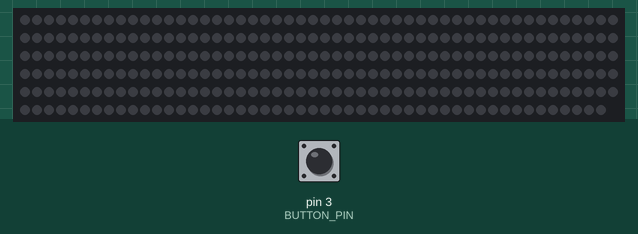
Bench run of a program on a simulated Arduino Nano, built with avr-gcc and run on an emulated ATmega328P. On the bench: 299 RGB LEDs in strip order, left to right, continuing on the next row. Inputs (shaded band) come from the test bench; at power-on: pin 3 (BUTTON_PIN) LOW. Dim RGB values are drawn brighter than linear; random numbers use the default seed unless the program sets one.

Above: at 1.2 s.
1.3 s: pin 3 (BUTTON_PIN) pulled HIGH for 3.2 s
At 4.73 s:
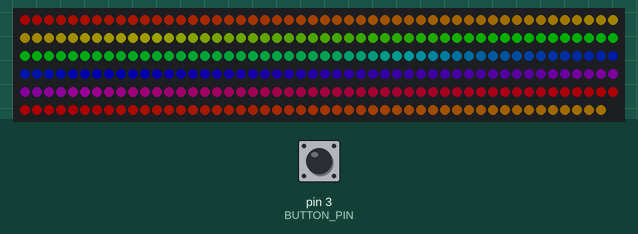
5.1 s: pin 3 (BUTTON_PIN) pulled HIGH for 0.15 s
At 5.64 s:
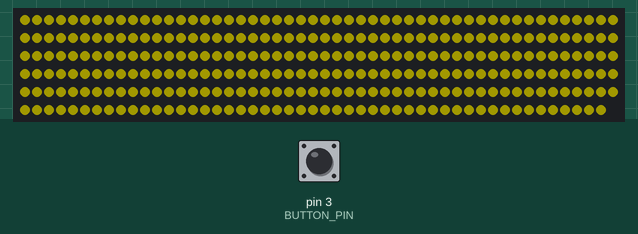
5.8 s: pin 3 (BUTTON_PIN) pulled HIGH for 1 s
At 7.3 s:
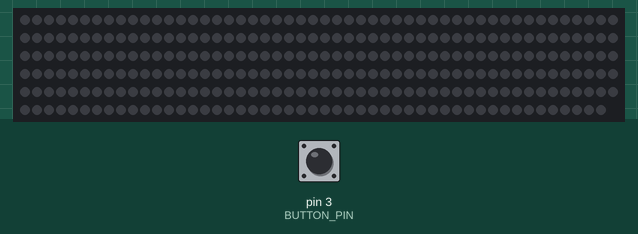
8.3 s: pin 3 (BUTTON_PIN) pulled HIGH for 0.15 s
10.3 s: pin 3 (BUTTON_PIN) pulled HIGH for 3.2 s
At 13.74 s:
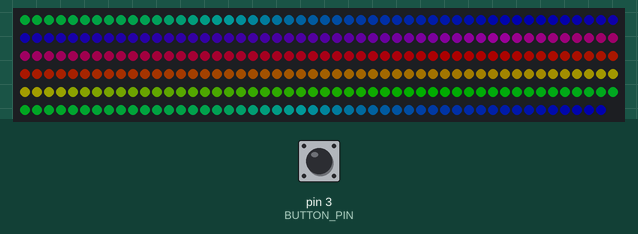
14.1 s: pin 3 (BUTTON_PIN) pulled HIGH for 0.15 s
At 14.66 s:
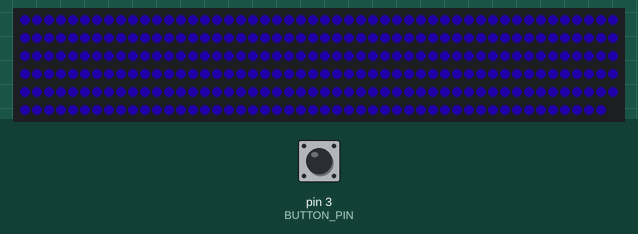
Timing chart, 0 to 17.1 s (numbered marks = the images above; inputs shaded):
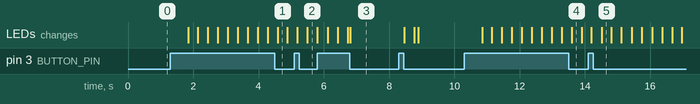

Measured:
- after the input at 1.3 s, the LEDs: first change after 0.54 s (image 1 shows a later state)
- after the input at 10.3 s, the LEDs: first change after 0.55 s (image 4 shows a later state)

The program:

main.cpp
```cpp
#include <Arduino.h>
#define FASTLED_INTERNAL
#include <FastLED.h>

/********Modes*******/
#define NUM_BASIC_MODES 4
#define BLAST_MODE 999
#define OFF_MODE 998
#define PEWPEW_MODE 997
#define CHANGE_MODE 996
#define SOLID_MODE 995
#define TWINKLE_MODE 994
#define SHIMMER_MODE 993
int mode = OFF_MODE;
/********************/


#define NUM_LEDS 299
#define LAST_LED 298
#define MODE_LED 294
#define LED_PIN 5
#define BUTTON_PIN 3

CRGB leds[NUM_LEDS] = {0};

uint8_t hue = 0;
uint8_t curHue = 0;

bool altSOS = true;
int spinLocation = 0;
bool shimmerOn = true;

unsigned long prevMillis = 0;
unsigned long startMillis = 0;
unsigned long fadeMillis = 0;

uint8_t currState = LOW;
uint8_t lastState = LOW;
uint8_t cycle = 0;

int rings[] = {25, 23, 23, 21, 20, 19, 19, 18, 19, 17, 17, 16, 15, 12, 12, 14, 9};
int breakpoints[18]= {0};

int ringsLength = 17;

void changeMode() {
  if(cycle == 1) {
    mode = OFF_MODE;
  } else if(cycle >= 7) {
    mode = 0;
  } else if (cycle == 4) {
    mode = PEWPEW_MODE;
    FastLED.clear();
  } else if (cycle == 5) {
    mode = SOLID_MODE;
    FastLED.clear();
  } else if (cycle == 2) {
    FastLED.setBrightness(255);
    mode = BLAST_MODE;
    FastLED.clear();
  } else if (cycle == 6) {
    mode = TWINKLE_MODE;
    FastLED.clear();
  } else if (cycle == 3){
    mode = SHIMMER_MODE;
    FastLED.clear();
  }
  lastState = LOW;
  cycle = 0;
}

void holdChange() {
  if(millis() >= startMillis + 500) {
    FastLED.setBrightness(50);
    mode = CHANGE_MODE;
  }
}

void setup() {
  pinMode(LED_PIN, OUTPUT);
  pinMode(BUTTON_PIN, INPUT);

  for(int i = 0; i < ringsLength; i++) {
    breakpoints[i+1] = breakpoints[i] + rings[i];
  }

  FastLED.addLeds<WS2812, LED_PIN, GRB>(leds, NUM_LEDS);

  FastLED.setBrightness(50);
  FastLED.clear();
  FastLED.setMaxPowerInMilliWatts(13000);
}

void loop() {
  //Button
  currState = digitalRead(BUTTON_PIN);
  if(mode < 500) {
    if (currState == HIGH && lastState == LOW) {
      startMillis = millis();
      lastState = HIGH;
    } else if (currState == LOW && lastState == HIGH) {
      FastLED.clear();
      mode = (mode + 1) % NUM_BASIC_MODES;
      lastState = LOW;
    }
    if(currState == HIGH && lastState == HIGH) {
      holdChange();
    }
  }

  else if(mode == CHANGE_MODE) {
    if (currState == HIGH && lastState == LOW) {
      startMillis = millis();
      lastState = HIGH;
    } else if (currState == LOW && lastState == HIGH) {
      changeMode();
    }
  }
  //TODO: Change to marquee effect
  else if(mode == PEWPEW_MODE) {
    if (currState == HIGH && lastState == LOW) {
      startMillis = millis();
      uint8_t color = random8();
      leds[298] = CHSV(color, 255, 50);
      leds[297] = CHSV(color, 255, 100);
      leds[296] = CHSV(color, 255, 150);
      leds[295] = CHSV(color, 255, 200);
      leds[294] = CHSV(color, 255, 255);
      leds[293] = CHSV(color, 255, 200);
      leds[292] = CHSV(color, 255, 150);
      leds[291] = CHSV(color, 255, 100);
      leds[290] = CHSV(color, 255, 50);
      lastState = HIGH;
    } else if (currState == LOW && lastState == HIGH) {
      changeMode();
      } else if(currState == HIGH && lastState == HIGH) {
        holdChange();
    }
  }

  else if(mode == OFF_MODE) {
    if (currState == HIGH && lastState == LOW) {
      startMillis = millis();
      lastState = HIGH;
    } else if (currState == LOW && lastState == HIGH) {
      changeMode();
    } else if(currState == HIGH && lastState == HIGH) {
      holdChange();
    }
  }

  else if(mode == SOLID_MODE) {
    if (currState == HIGH && lastState == LOW) {
      startMillis = millis();
      lastState = HIGH;
    } else if (currState == LOW && lastState == HIGH) {
      uint8_t color = random8();
      for(uint8_t i = 0; i < rings[0]; i++) {
        leds[i] = CHSV(color, 255, 255);
      }
      changeMode();
    } else if(currState == HIGH && lastState == HIGH) {
      holdChange();
    }
  }

  else if(mode == BLAST_MODE) {
    if (currState == HIGH && lastState == LOW) {
      startMillis = millis();
      lastState = HIGH;
    } else if (currState == LOW && lastState == HIGH) {
      uint8_t color = random8();
      for(uint8_t i = 0; i < rings[0]; i++) {
        leds[i] = CHSV(color, 255, 255);
      }
      changeMode();
    } else if(currState == HIGH && lastState == HIGH) {
      holdChange();
    }
  }

  else if(mode == TWINKLE_MODE) {
    if (currState == HIGH && lastState == LOW) {
      startMillis = millis();
      lastState = HIGH;
    } else if (currState == LOW && lastState == HIGH) {
      curHue = random(100) > 70 ? 0 : random8();
      changeMode();
    } else if(currState == HIGH && lastState == HIGH) {
      holdChange();
    }
  }

  else if(mode == SHIMMER_MODE) {
    if (currState == HIGH && lastState == LOW) {
      startMillis = millis();
      lastState = HIGH;
    } else if (currState == LOW && lastState == HIGH) {
      shimmerOn = !shimmerOn;
      changeMode();
    } else if(currState == HIGH && lastState == HIGH) {
      holdChange();
    }
  }

  //Modes
  if(mode == OFF_MODE) {
    FastLED.clear();
  } else if(mode == CHANGE_MODE) {
    FastLED.clear();
    for(int i = 0; i < cycle; i++) {
      leds[MODE_LED-i] = CHSV(random8(), 255, 255);
    }
    if(millis() >= startMillis + 350) {
      cycle++;
      startMillis = millis();
    }
  } else if(mode == 0) {
    for (int i = 0; i < NUM_LEDS; i++) {
      leds[i] = CHSV(hue+i, 255, 255);
    }
  } else if (mode == 1) {
    for (int i = 0; i < NUM_LEDS; i++) {
      leds[i] = CHSV(hue, 255, 255);
    }
  } else if (mode == 2) {
    int sofar = 0;
    CRGB ringColor = CRGB::Red;
    bool change = true;
    for(int i = 0; i <ringsLength; i++) {
      for(int j = 0; j <rings[i]; j++) {
        leds[sofar+j] = ringColor;
      }
      sofar += rings[i];
      ringColor = change ? CRGB::Blue: CRGB::Red;
      change = !change;
    }
  } else if (mode == 3) {
    if(millis() >= prevMillis + 500) {
      bool change = altSOS;
      for (int i = 0; i <ringsLength; i++) {
        if(change) {
          for(int j = breakpoints[i]; j < breakpoints[i+1]; j++) {
            leds[j] = CRGB::Red;
          }
        } else {
          for(int j = breakpoints[i]; j < breakpoints[i+1]; j++) {
            leds[j] = CRGB::White;
          }
        }
        change = !change;
      }
      altSOS = !altSOS;
      prevMillis = millis();
    }
  }
  // } else if(mode == 4) {
  //   for(int i = 0; i < ringsLength; i++) {
  //     unsigned long time = millis();
  //     int reps = 0;
  //     uint8_t limit = 20;
  //     int mini = 200;
  //     int curLed = breakpoints[i]+(spinLocation % rings[i]);
  //     leds[curLed] = CRGB::Blue;
  //     leds[curLed].maximizeBrightness(5);
  //     FastLED.show();
  //     while(reps < 10) {
  //       if(millis() >= time + 10) {
  //         leds[curLed].maximizeBrightness(limit);
  //         leds[curLed-1].maximizeBrightness(mini);
  //         mini -= mini;
  //         limit += 20;
  //         time = millis();
  //         reps += 1;
  //         FastLED.show();
  //       }
  //     }
  //   }
  //   if(millis() >= prevMillis + 200) {
  //     spinLocation++;
  //     fadeToBlackBy(leds, NUM_LEDS, 50);
  //     prevMillis = millis();
  //   }
  // }


  //Effects
  if(mode == PEWPEW_MODE) {
    if(millis() >= prevMillis + 5) {
      for(int i = 0; i < NUM_LEDS-1; i++) {
        leds[i] = leds[i+1];
        leds[i+1] = CRGB::Black;
      }
      prevMillis = millis();
    }
  } else if(mode == 0 || mode == 1) {
    if(millis() >= prevMillis + 10) {
      hue++;
      prevMillis = millis();
    }
  } else if(mode == SOLID_MODE) {
    if(millis() >= prevMillis + 10) {
      for(int i = 0; i < rings[ringsLength-1]; i++) {
        leds[LAST_LED-i] = CRGB::Black;
      }
      int samplePos = LAST_LED-rings[ringsLength-1];
      for(int i = ringsLength-1; i > 0; i--) {
        CRGB samplePixel = leds[samplePos];
        for(int j = 0; j < rings[i]; j++) {
          leds[samplePos+1+j] = samplePixel;
        }
        samplePos -= rings[i-1];
        samplePixel = leds[samplePos];
      }
      prevMillis = millis();
    }
  } else if(mode == BLAST_MODE) {
    if(millis() >= prevMillis + 15) {
      for(int i = 0; i < rings[ringsLength-1]; i++) {
        leds[LAST_LED-i] = CRGB::Black;
      }
      int samplePos = LAST_LED-rings[ringsLength-1];
      for(int i = ringsLength-1; i > 0; i--) {
        CRGB samplePixel = leds[samplePos];
        for(int j = 0; j < rings[i]; j++) {
          leds[samplePos+1+j] = samplePixel;
        }
        samplePos -= rings[i-1];
        for(int j = 0; j < rings[i-1]; j++) {
          leds[samplePos+1+j] = CRGB::Black;
        }
      }
      prevMillis = millis();
    }
  } else if(mode == TWINKLE_MODE) {
    if(millis() >= prevMillis + 10) {
      if(curHue == 0) {
        leds[random16(NUM_LEDS)] = CHSV(random8(), 255, 255);
      } else {
        leds[random16(NUM_LEDS)] = CHSV(curHue, 255, 255);
      }
    }
    if(millis() >= fadeMillis + 5) {
      fadeToBlackBy(leds, NUM_LEDS, 5);
      fadeMillis = millis();
    }
  } else if(mode == SHIMMER_MODE) {
    if(shimmerOn) {
      if(millis() >= prevMillis + 1) {
        leds[random16(NUM_LEDS)] = CHSV(random8(), 255, 255);
        prevMillis = millis();
      }
      if(millis() >= fadeMillis + 15) {
        fadeToBlackBy(leds, NUM_LEDS, 5);
        fadeMillis = millis();
      }
    } else {
      FastLED.clear();
    }
  }


  FastLED.show();

}
```
